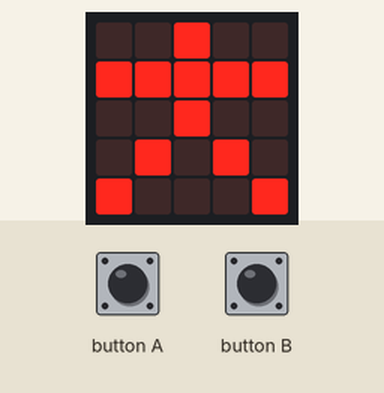
This program was run on a simulated BBC micro:bit (MakeCode). On the bench: the board's 5×5 LED display. The test bench sets the inputs (shaded band). A reset restarts the program.

Above: at 1.2 s.
1.3 s: button A pressed for 0.8 s
At 2.4 s:
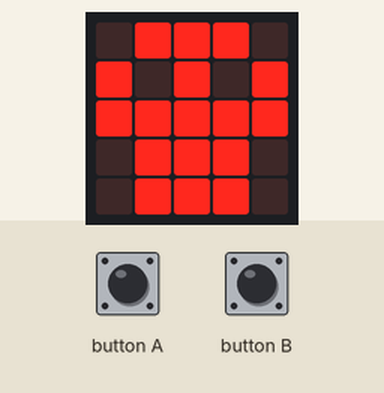
4.7 s: button B pressed for 0.8 s
At 7.5 s:
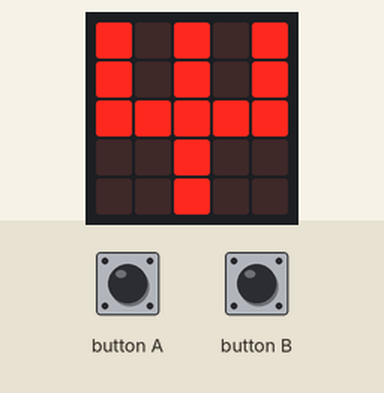
8.2 s: button A pressed for 0.8 s
At 9.2 s:
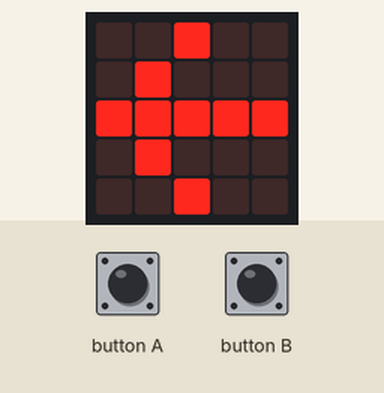
11.1 s: button A pressed for 3.2 s
At 13.3 s:
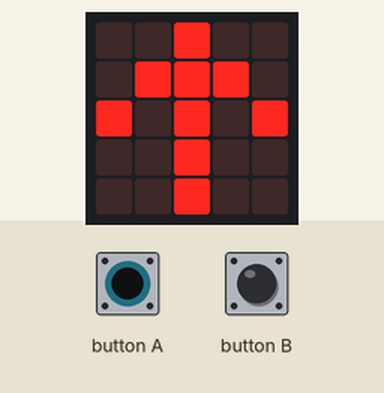
16.9 s: button B pressed for 3.2 s
At 17.5 s:
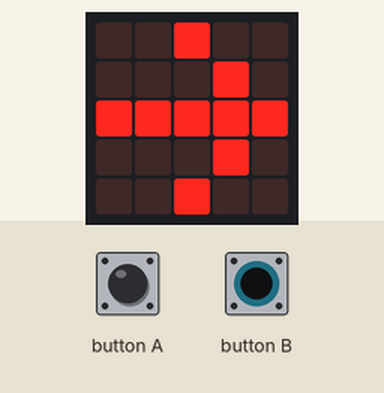
Timing chart, 0 to 19.9 s (numbered marks = the images above; inputs shaded):
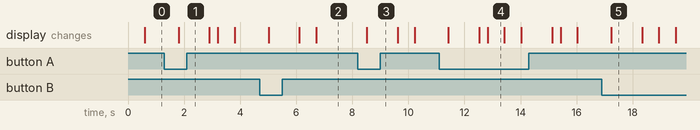

Measured:
- after the input at 1.3 s, the display: changes after 0.51 s (image 1)
- after the input at 4.7 s, the display: first changes after 0.31 s (image 2 shows a later state)
- after the input at 8.2 s, the display: changes after 0.32 s (image 3)
- after the input at 11.1 s, the display: first changes after 0.32 s (image 4 shows a later state)
- after the input at 16.9 s, the display: changes after 0.33 s (image 5)
- what the display in image 4 shows lasts 0.6 s, from 12.8 s to 13.4 s
- what the display in image 5 shows lasts 1.1 s, from 17.2 s to 18.3 s

The program:

Code.py
```python
Labyrinth = [1, 0, 1, 1, 1, 0, 0, 1, 1, 0, 0, 1, 1, 0, 1, 1, 0, 0, 1, 0]

def on_forever():
    for Index in range(21):
        basic.show_arrow(ArrowNames.NORTH)
        while True:
            if Labyrinth[Index] == 1:
                basic.show_icon(IconNames.STICK_FIGURE)
                if input.button_is_pressed(Button.A):
                    basic.show_icon(IconNames.SKULL)
                    basic.pause(500)
                    control.reset()
                    break
                elif input.button_is_pressed(Button.B):
                    basic.show_arrow(ArrowNames.EAST)
                    basic.pause(500)
                    basic.clear_screen()
                    break
            else:
                basic.show_icon(IconNames.PITCHFORK)
                if input.button_is_pressed(Button.A):
                    basic.show_arrow(ArrowNames.WEST)
                    basic.pause(500)
                    basic.clear_screen()
                    break
                elif input.button_is_pressed(Button.B):
                    basic.show_icon(IconNames.SKULL)
                    basic.pause(500)
                    control.reset()
                    break
    basic.show_icon(IconNames.DIAMOND)
    basic.pause(5000)
basic.forever(on_forever)
```
